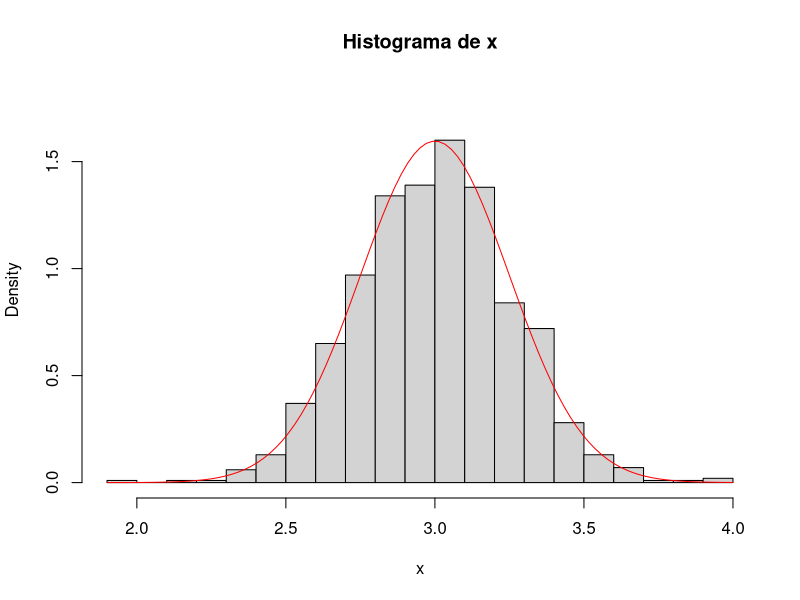
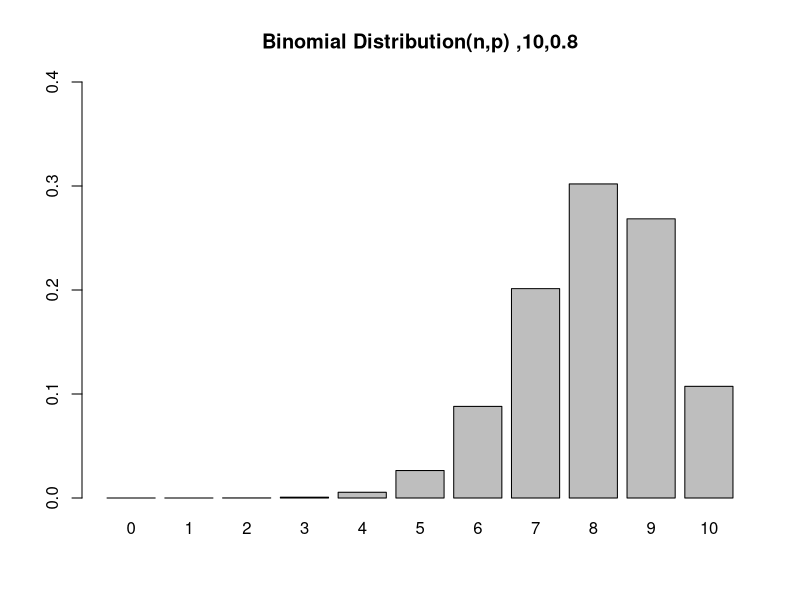

Generate these figures, in order, with R:
# Solução Lista de Exercícios - Capítulo 9 

# Exercício 1 - Gere 1000 números de uma distribuição normal com média 3 e sd = .25 e grave no objeto chamado x.
?rnorm
x <- rnorm(1000, 3, .25)


# Exercício 2 - Crie o histograma dos dados gerados no item anterior e adicione uma camada com a curva da normal.
hist(x, prob=TRUE, ylim=c(0,1.80),breaks=20, main = "Histograma de x")
curve(dnorm(x, 3, 0.25), add=TRUE, col="red", lwd=1)


# Exercício 3 - Suponha que 80% dos adultos com alergias relatem alívio sintomático com uma medicação específica. 
# Se o medicamento é dado a 10 novos pacientes com alergias, qual é a probabilidade de que ele seja 
# eficaz em exatamente sete?
dbinom(7,10,0.8)

graph <- function(n,p){
  x <- dbinom(0:n,size=n,prob=p)
  barplot(x,ylim=c(0,0.4),names.arg=0:n,
          main=sprintf(paste('Binomial Distribution(n,p) ',n,p,sep=',')))
}
graph(10,0.8)


# Exercício 4 - Suponha que os resultados dos testes de um vestibular se ajustem a uma distribuição normal. 
# Além disso, a pontuação média do teste é de 72 e o desvio padrão é de 15,2. 
# Qual é a porcentagem de alunos que pontuaram 84 ou mais no exame?

# Aplicamos a função pnorm da distribuição normal com média 72 e desvio padrão 15.2. 
# Como estamos procurando a porcentagem de alunos com pontuação superior a 84, 
# estamos interessados na cauda superior da distribuição normal.
pnorm(84, mean=72, sd=15.2, lower.tail=FALSE) 


# Exercício 5 - Suponha que o tempo médio de check-out de um caixa de supermercado seja de três minutos. 
# Encontre a probabilidade de um check-out do cliente ser concluído pelo caixa em menos de dois minutos.

# A taxa de processamento de checkout é igual a uma dividida pelo tempo médio de conclusão da finalização. 
# Por isso, a taxa de processamento é de 1/3 de checkouts por minuto. 
# Em seguida, aplicamos a função pexp da distribuição exponencial com taxa = 1/3.
?pexp
pexp(2, rate=1/3)


# Exercício 6 - Selecione dez números aleatórios entre um e três.
# Aplicamos a função de geração runif da distribuição uniforme para gerar dez números aleatórios entre um e três.
?runif
runif(10, min=1, max=3) 

# Exercício 7 - Se houver 12 carros atravessando uma ponte por minuto, em média, 
# encontre a probabilidade de ter 15 ou mais carros cruzando a ponte em um determinado minuto.
# A probabilidade de ter 14 ou menos carros atravessando a ponte em um determinado minuto é dada pela função ppois.
?ppois
ppois(14, lambda=12)   # lower tail 

# Assim, a probabilidade de ter 15 ou mais carros cruzando a ponte em um minuto está na 
# cauda superior da função de densidade de probabilidade.
ppois(15, lambda=12, lower=FALSE)   # upper tail 


# Exercício 8 - Suponha que haja 12 questões de múltipla escolha em um questionário de inglês. 
# Cada questão tem cinco respostas possíveis e apenas uma delas está correta. 
# Encontre a probabilidade de ter quatro ou menos respostas corretas se um aluno tentar 
# responder a cada pergunta aleatoriamente.
# Como apenas uma das cinco respostas possíveis está correta, a probabilidade de responder corretamente 
# a uma pergunta aleatória é 1/5 = 0,2. Podemos encontrar a probabilidade de ter exatamente 4 respostas 
# corretas por tentativas aleatórias como segue.
?dbinom
dbinom(4, size=12, prob=0.2)

# Para encontrar a probabilidade de ter quatro ou menos respostas corretas por tentativas aleatórias, 
# aplicamos a função dbinom com x = 0,…, 4.
dbinom(0, size=12, prob=0.2) + 
  dbinom(1, size=12, prob=0.2) + 
  dbinom(2, size=12, prob=0.2) + 
  dbinom(3, size=12, prob=0.2) + 
  dbinom(4, size=12, prob=0.2) 

# Ou então:
pbinom(4, size=12, prob=0.2) 





